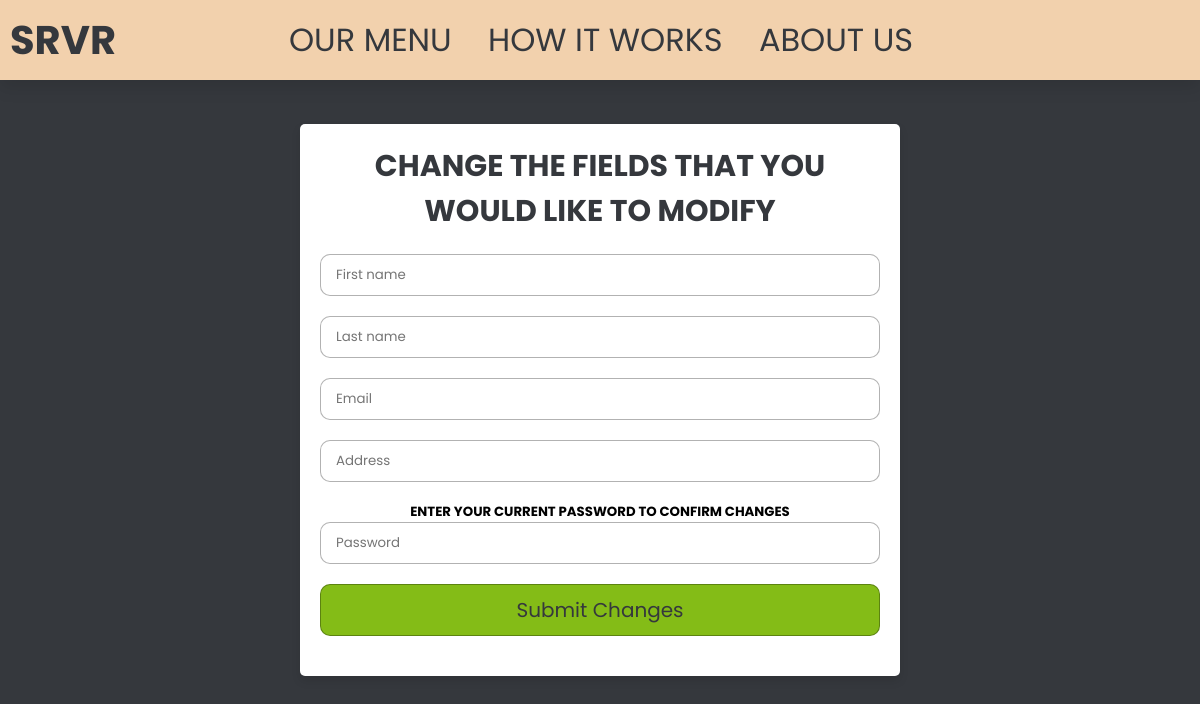
The page /usrsettings/Harry on the database as committed earlier.
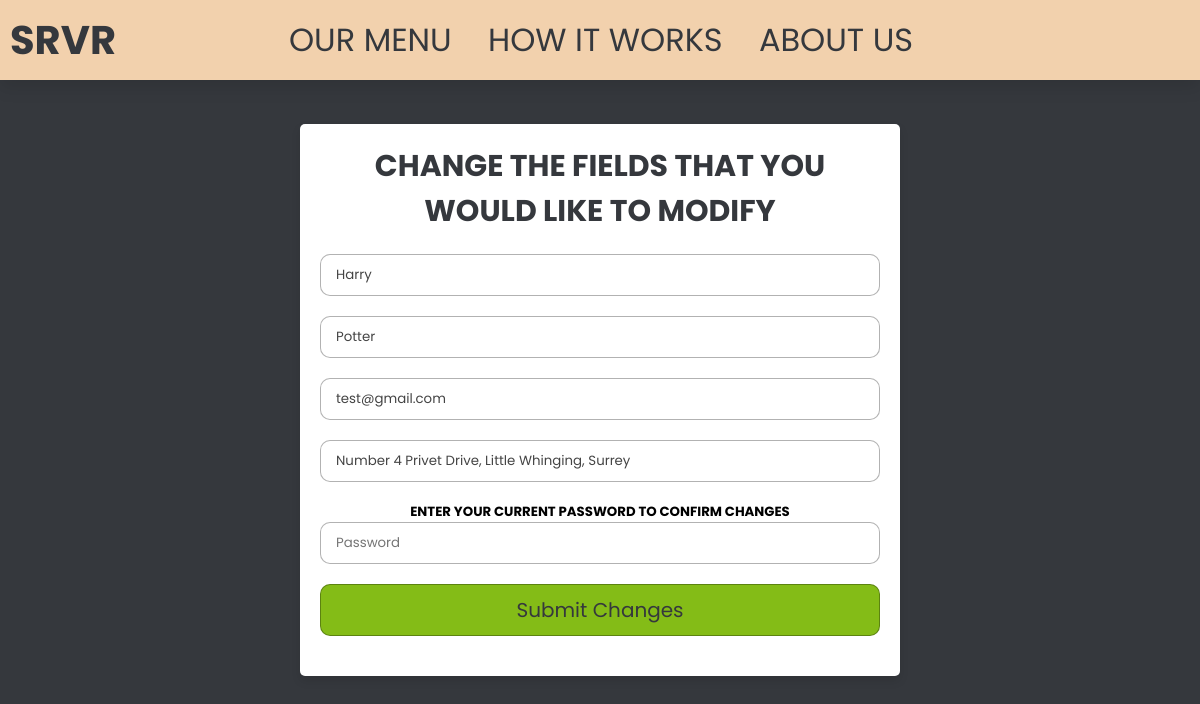
The same page on the database as committed later.
### main.py (models this page shows, shortened)
class User(db.Model):
    __tablename__ = "users"
    user_id = db.Column(db.Integer, primary_key=True)
    fname = db.Column(db.Text, nullable=False)
    lname = db.Column(db.Text, nullable=False)
    email = db.Column(db.Text, nullable=False)
    password = db.Column(db.Text, nullable=False)
    address = db.Column(db.Text, nullable=False)

### main.py (the view)
@app.route('/usrsettings/<string:fname>', methods = ["GET", "POST"])
def usrsettings(fname):
    user = User.query.filter_by(fname=fname).first()
    return render_template("usrsettings.html", user=user)

### templates/usrsettings.html (shortened to what this page needs)
<!DOCTYPE html>
<html lang="en">
<head>
    <link rel="stylesheet" href="../static/styles.css">
</head>
<body>
    <header>
        <div class="left-section">
            <a href="main.html" class="logo">SRVR<i class="bi bi-badge-tm"></i></a>
        </div>
        <div class="center-section">
            <nav class="navbar">
                <a href="{{url_for('browsemenu')}}">Our Menu</a>
                <a href="howitworks.html">How it Works</a>
                <a href="{{url_for('aboutus')}}">About Us</a>
            </nav>
        </div>
    </header>
    <div class="form-container">
        <form action="/updateInfo/{{user.fname}}" method="post" enctype="multipart/form-data">
            <h3>Change the fields that you would like to modify</h3>
            <input type="text" name="fname" required placeholder="First name" value="{{ user.fname }}">
            <input type="text" name="lname" required placeholder="Last name" value="{{ user.lname }}">
            <input type="email" name="email" required placeholder="Email" value="{{ user.email }}">
            <input type="text" name="address" required placeholder="Address" value="{{ user.address }}">
            <h5>Enter your current password to confirm changes</h5>
            <input type="password" name="password" required placeholder="Password">
            <input type="submit" value="Submit Changes" class="form-btn">
        </form>
    </div>
</body>
</html>

### static/styles.css (style rules this page uses)
:root { --red:#ee231e; --tan: #f2d1ad; --gray: #35383d; --green: #84bc17; }
* { font-family: "Poppins", sans-serif; margin: 0; padding: 0; box-sizing: border-box; outline: none; border: none; text-decoration: none; transition: all 0.2s linear; }
html { font-size: 100%; overflow-x: hidden; scroll-behavior: smooth; scroll-padding-top: 6rem; }
body { background: #f7f7f7; }
header { position: fixed; top: 0; left: 0; right: 0; z-index: 1000; display: flex; align-items: center; justify-content: center; background: var(--tan); padding: 2rem 9%; box-shadow: 0 0.5rem 1rem rgba(0, 0, 0, 0.1); padding: 10px; }
header .logo { font-size: 2.5rem; font-weight: bolder; color: var(--gray); }
header .logo i { padding-left: 0.5rem; font-size: 1.5rem; color: var(--red); }
header .navbar a { font-size: 2rem; margin-left: 2rem; color: var(--gray); }
.left-section { margin-right: auto; }
.center-section { display: inline-block; text-align: center; margin: 0 auto; }
.login label,input { display: block; width: 100%; }
* { font-family: 'Poppins', sans-serif; margin: 0; padding: 0; box-sizing: border-box; outline: none; border: none; text-decoration: none; text-transform: uppercase; }
.form-container { min-height: 100vh; background: var(--gray); display: flex; align-items: center; justify-content: center; flex-flow: column; padding-bottom: 60px; padding-top: 5%; }
.form-container form { padding: 20px; width: 600px; background: #fff; border-radius: 5px; box-shadow: 0 5px 10px rgba(0,0,0,0.1); text-align: center; }
.form-container form h3 { font-size: 30px; color: var(--gray); margin-bottom: 20px; text-transform: uppercase; }
.form-container form input { width: 100%; padding: 10px 15px; border-radius: 10px; border: 1px solid rgba(0,0,0,0.3); margin-bottom: 20px; color: #444; text-transform: none; }
.form-container form .form-btn { background: var(--green); color: var(--gray); text-transform: capitalize; font-size: 20px; cursor: pointer; }

### templates/usrsettings.html (style rules this page uses)
.center-section { display: inline-block; text-align: center; margin-left: -9rem; }

Rows that differ between the two databases and show on the page:
added User: fname "Harry", lname "Potter", email "test@gmail.com", address "Number 4 Privet Drive, Little Whinging, Surrey"
